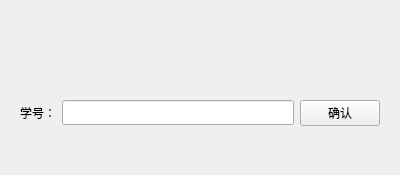
<?xml version="1.0" encoding="UTF-8"?>
<ui version="4.0">
 <class>del_Find</class>
 <widget class="QWidget" name="del_Find">
  <property name="geometry">
   <rect>
    <x>0</x>
    <y>0</y>
    <width>400</width>
    <height>175</height>
   </rect>
  </property>
  <property name="minimumSize">
   <size>
    <width>400</width>
    <height>175</height>
   </size>
  </property>
  <property name="maximumSize">
   <size>
    <width>400</width>
    <height>175</height>
   </size>
  </property>
  <property name="windowTitle">
   <string>Form</string>
  </property>
  <property name="windowIcon">
   <iconset resource="res.qrc">
    <normaloff>:/my_app_ico.ico</normaloff>:/my_app_ico.ico</iconset>
  </property>
  <layout class="QVBoxLayout" name="verticalLayout">
   <item>
    <spacer name="verticalSpacer_2">
     <property name="orientation">
      <enum>Qt::Vertical</enum>
     </property>
     <property name="sizeHint" stdset="0">
      <size>
       <width>20</width>
       <height>40</height>
      </size>
     </property>
    </spacer>
   </item>
   <item>
    <widget class="QWidget" name="widget_2" native="true">
     <layout class="QHBoxLayout" name="horizontalLayout_2">
      <item>
       <spacer name="horizontalSpacer">
        <property name="orientation">
         <enum>Qt::Horizontal</enum>
        </property>
        <property name="sizeHint" stdset="0">
         <size>
          <width>40</width>
          <height>20</height>
         </size>
        </property>
       </spacer>
      </item>
      <item>
       <widget class="QLabel" name="label_title">
        <property name="font">
         <font>
          <family>华文细黑</family>
          <pointsize>15</pointsize>
          <weight>75</weight>
          <bold>true</bold>
         </font>
        </property>
        <property name="text">
         <string/>
        </property>
       </widget>
      </item>
      <item>
       <spacer name="horizontalSpacer_2">
        <property name="orientation">
         <enum>Qt::Horizontal</enum>
        </property>
        <property name="sizeHint" stdset="0">
         <size>
          <width>40</width>
          <height>20</height>
         </size>
        </property>
       </spacer>
      </item>
     </layout>
    </widget>
   </item>
   <item>
    <widget class="QWidget" name="widget" native="true">
     <layout class="QHBoxLayout" name="horizontalLayout">
      <item>
       <widget class="QLabel" name="label_xxx">
        <property name="font">
         <font>
          <family>华文细黑</family>
         </font>
        </property>
        <property name="text">
         <string>学号：</string>
        </property>
       </widget>
      </item>
      <item>
       <widget class="QLineEdit" name="lineEdit">
        <property name="font">
         <font>
          <family>Arial Unicode MS</family>
         </font>
        </property>
       </widget>
      </item>
      <item>
       <widget class="QPushButton" name="pushButton">
        <property name="font">
         <font>
          <family>华文细黑</family>
         </font>
        </property>
        <property name="text">
         <string>确认</string>
        </property>
       </widget>
      </item>
     </layout>
    </widget>
   </item>
   <item>
    <spacer name="verticalSpacer">
     <property name="orientation">
      <enum>Qt::Vertical</enum>
     </property>
     <property name="sizeHint" stdset="0">
      <size>
       <width>20</width>
       <height>40</height>
      </size>
     </property>
    </spacer>
   </item>
  </layout>
 </widget>
 <resources>
  <include location="res.qrc"/>
 </resources>
 <connections/>
</ui>
